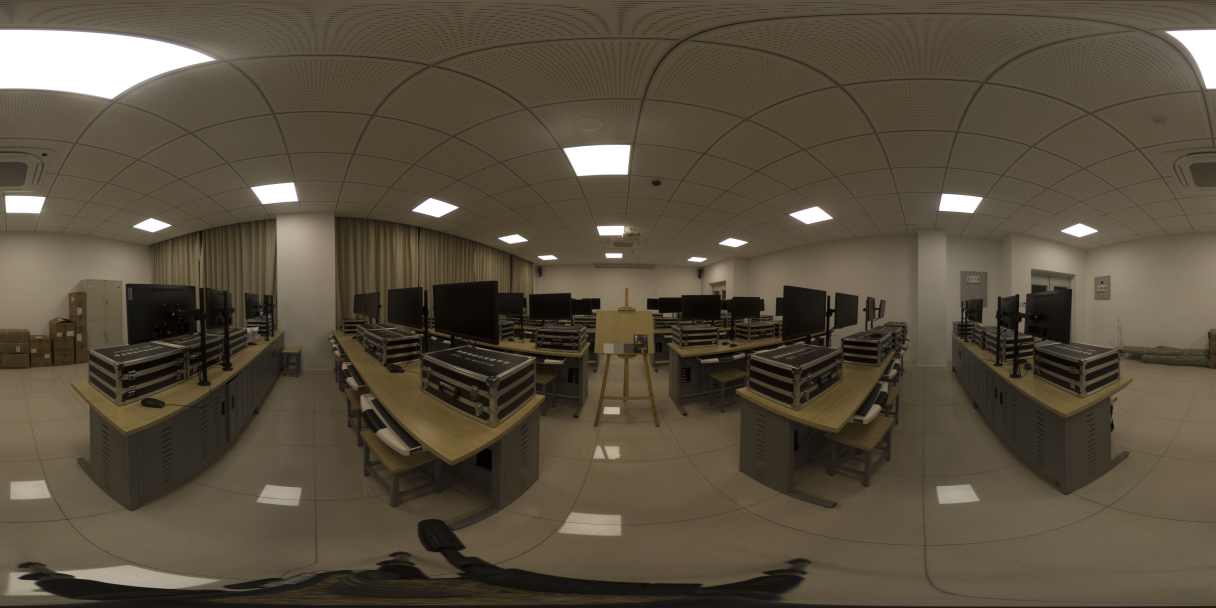
#> input picture scene A.jpg, 6080 x 3040 px (shown at 1/5 size)
$ python -i hdr_to_panorama.py   (imports and definitions only)   (older library calls are emulated)
#> lines starting #> are read from the running program, lines starting #| are printed output that depends on the picture
from pathlib import Path
import argparse
import cv2
import numpy as np
from scipy.optimize import least_squares
from scipy.spatial.transform import Rotation

# [15 lines left out: function read_stacked_hdr, not called in this run]


def feature_view(hdr):
    gray = cv2.cvtColor(hdr, cv2.COLOR_BGR2GRAY)
    positive = gray[gray > 0]
    middle = np.median(positive)
    scaled = gray / max(float(middle), 1e-10) * 0.18
    gray = np.round((scaled / (1 + scaled)) ** (1 / 2.2) * 255).astype(np.uint8)
    return cv2.createCLAHE(clipLimit=2, tileGridSize=(12, 12)).apply(gray)


# [194 lines left out: functions project, ring_maps, match_rings, unproject, fit_matches, choose_seam and 1 more, not called in this run]


def stitch(images, width=6000, progress=None):
    if width < 512 or width % 2:
        raise ValueError('Panorama width must be an even integer of at least 512')
    cv2.setNumThreads(2)
    progress = progress or (lambda text: print(text, flush=True))
    progress('Preparing images for feature matching...')
    features = [feature_view(image) for image in images]
    matches = []
    guesses = [185, 190, 195, 200, 205, 210]
    for index, fov in enumerate(guesses, 1):
        progress('Matching fisheye edges: %d/%d' % (index, len(guesses)))
        found = match_rings(images, fov, features)
        if found.size:
            matches.extend(found.tolist())
    if len(matches) < 12:
        raise RuntimeError('Not enough edge matches were found for reliable stitching')
    del features
    progress('Estimating the effective field of view and relative rotation...')
    info = fit_matches(np.asarray(matches), images[0].shape)
    progress('Selecting a seam in the overlap...')
    seam = choose_seam(images, info)
    panorama = render(images, info, width, seam, progress)
    progress('Centering the lower fisheye; placing the upper fisheye across the left and right edges...')
    # A 180-degree yaw is an exact half-width cyclic shift: no resampling or
    # brightness change. Keep the lower fisheye and its board away from the cut.
    panorama = np.roll(panorama, width // 2, axis=1)
    if not np.all(np.isfinite(panorama)) or np.min(panorama) < 0:
        raise RuntimeError('The panorama contains invalid pixel values')
    return panorama


# [85 lines left out: functions stacked_hdr_to_panorama, main, not called in this run]


# [2 lines not run here, left out]

>>> import cv2
>>> picture = cv2.imread('../scene A.jpg', cv2.IMREAD_GRAYSCALE)
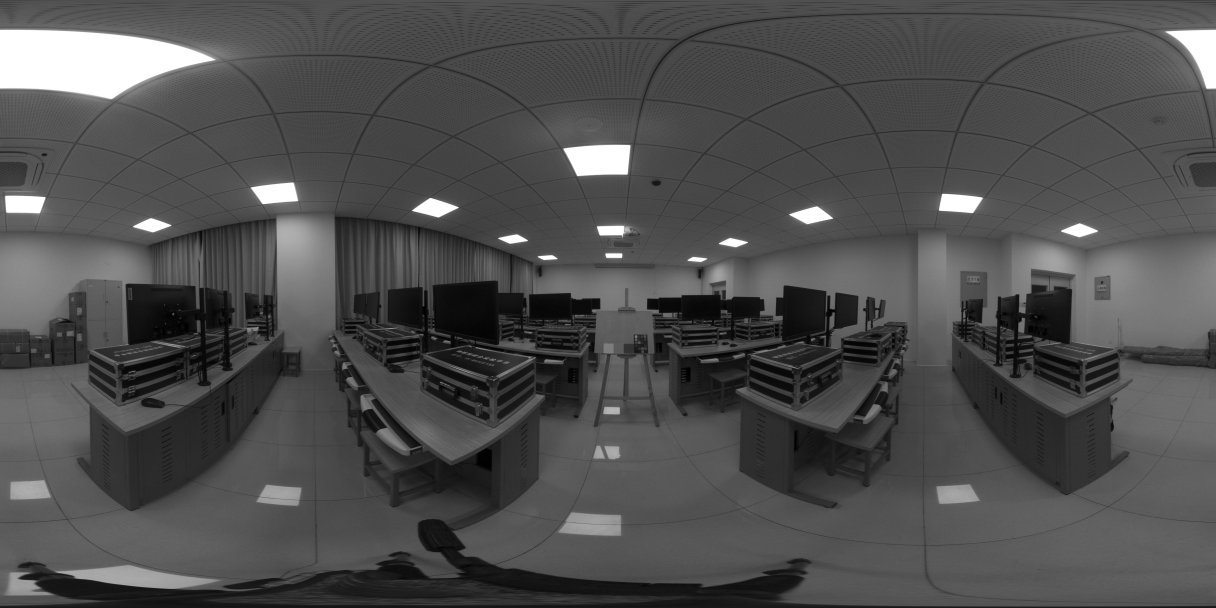
#> picture: shape (3040, 6080) (shown at 1/5 size); min 0, max 255, mean 78.5
>>> result = stitch(picture)
#> (the run stopped early here; a loop or call above may not have finished)
